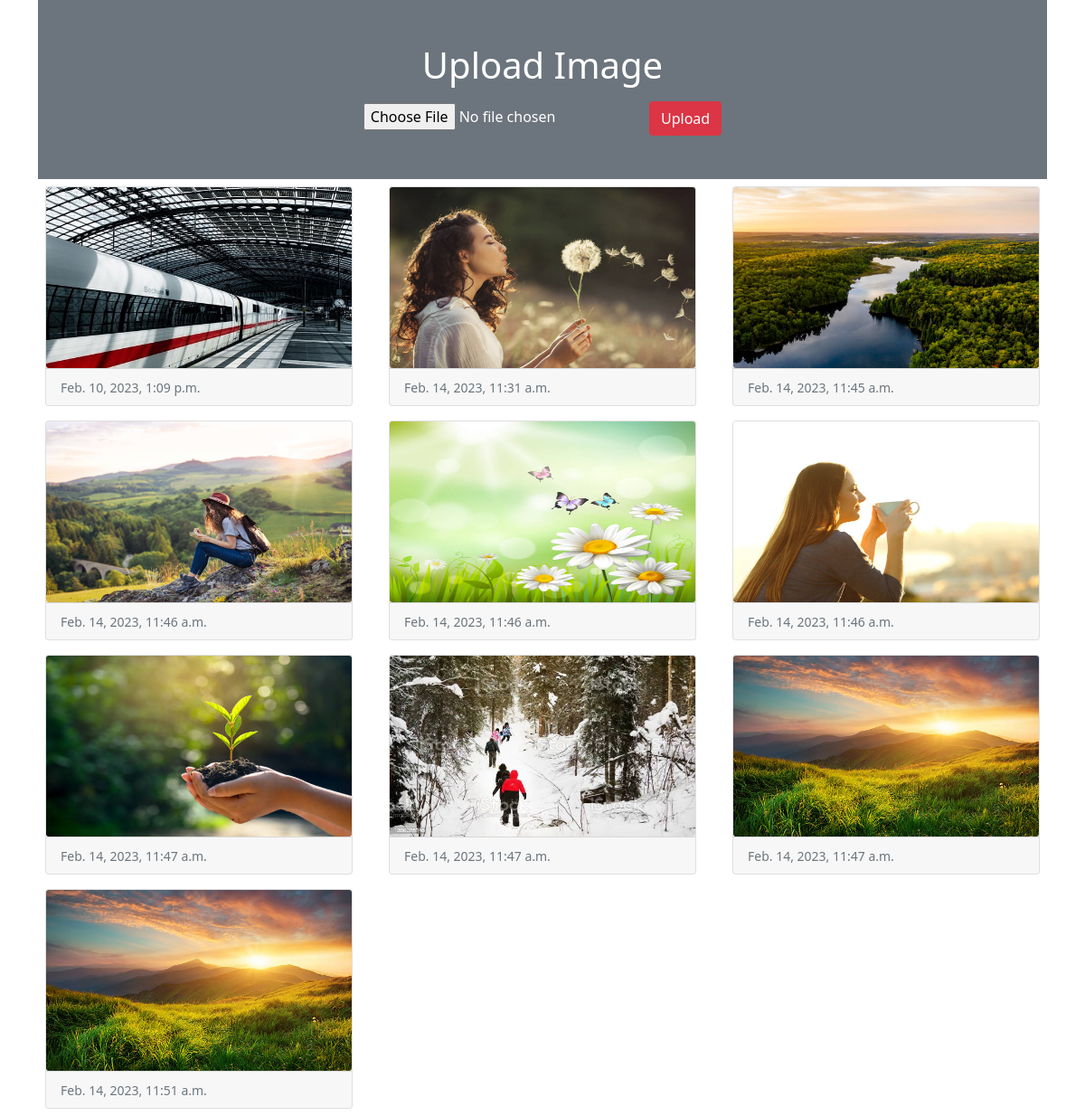
The page / on the database its author committed.
### myapp/models.py (models this page shows)
class Image(models.Model):
    photo=models.ImageField(upload_to="myimages")
    date=models.DateTimeField(auto_now_add=True)

### myapp/views.py (the view)
# urls.py: 2. Add a URL to urlpatterns:  path('', views.home, name='home')
def home(request):
    if request.method == "POST":
        form = ImageForm(request.POST, request.FILES)
        if form.is_valid():
            form.save()
    form = ImageForm()
    img = Image.objects.all()
    return render(request, 'myapp/home.html', {'img':img, 'form': form})

### myapp/forms.py
class ImageForm(forms.ModelForm):
    class Meta:
        model = Image
        fields = '__all__'
        labels = {'photo': ''}

### myapp/templates/myapp/home.html (shortened to what this page needs)
<!DOCTYPE html>
<html lang="en">
<head>
</head>
<body>
<!doctype html>
<html lang="en">
  <head>
    <link href="https://cdn.jsdelivr.net/npm/bootstrap@5.0.2/dist/css/bootstrap.min.css" rel="stylesheet">
  </head>
  <body>
  <div class="container">
      <div class="py-5 text-center bg-secondary text-white">
          <h1 class="mb-3">Upload Image</h1>
          <form action="" method="post" enctype="multipart/form-data">
              {{form}}
              <input type = "submit" class="btn btn-danger" value="Upload">
          </form>
      </div>
      <div class="row">
          {% for x in img %}
              <div class = "col-sm-4">
              <div class = "card m-2">
                  <img src="{{ x.photo.url}}" alt="" class="card-img top" height="200px">
                  <div class = "card-footer">
                      <small class ="text-muted">{{x.date}}</small>
                  </div>
              </div>
              </div>
          {% endfor %}
      </div>
  </div>
  </body>
</html>
</body>
</html>

### rows shown on the page
Image: photo (picture), date "Feb. 10, 2023, 1:09 p.m."
Image: photo (picture), date "Feb. 14, 2023, 11:31 a.m."
Image: photo (picture), date "Feb. 14, 2023, 11:45 a.m."
Image: photo (picture), date "Feb. 14, 2023, 11:46 a.m."
Image: photo (picture), date "Feb. 14, 2023, 11:46 a.m."
Image: photo (picture), date "Feb. 14, 2023, 11:46 a.m."
Image: photo (picture), date "Feb. 14, 2023, 11:47 a.m."
Image: photo (picture), date "Feb. 14, 2023, 11:47 a.m."
Image: photo (picture), date "Feb. 14, 2023, 11:47 a.m."
Image: photo (picture), date "Feb. 14, 2023, 11:51 a.m."
